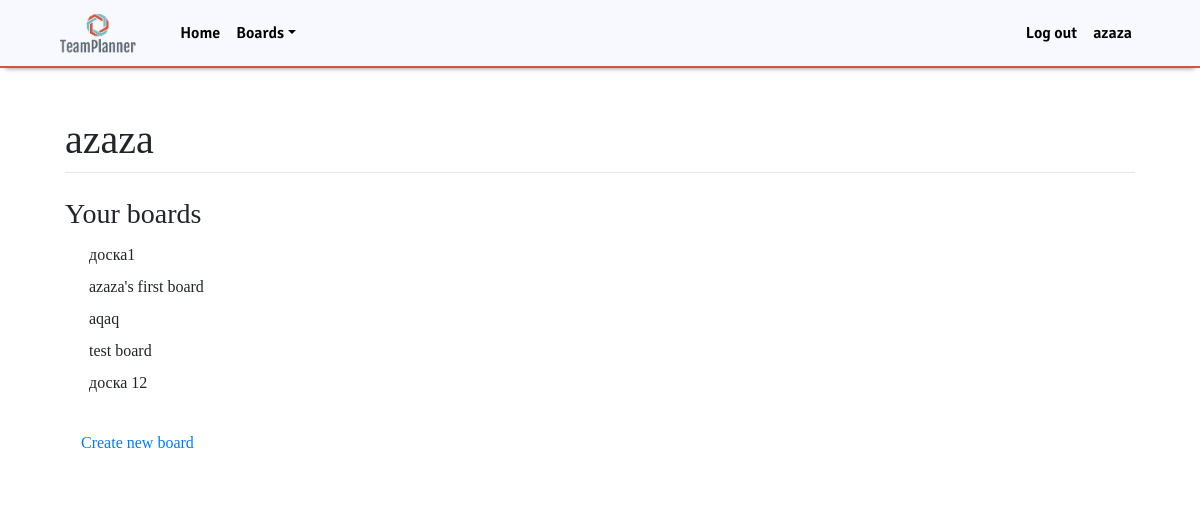
Screenshot of / (signed in) with the database file from the repository.
### mysite/apps/boards/models.py (models this page shows, shortened)
class Board(models.Model):
    user = models.ForeignKey(User, on_delete=models.CASCADE, related_name="board", null=True)
    board_title = models.CharField('Name of title', max_length=200)
    pub_date = models.DateTimeField("Date of publication")
    class Meta:
        verbose_name = 'Доска'
        verbose_name_plural = 'Доски'

### mysite/apps/account_pages/views.py (the view)
# urls.py: path('', views.main, name='account_pages'),
def main(request):
    board_list = Board.objects.order_by('pub_date')
    column_list = Column.objects.all()
    return render(request, 'account_pages/home.html', {'board_list': board_list, 'column_list': column_list})

### mysite/templates/account_pages/home.html (shortened to what this page needs)
{% extends 'account_pages/base.html' %}
{% block content %}
    {% if user.is_authenticated %}
        <h3>Your boards</h3>
        {% for board in user.board.all %}
            <a class="dropdown-item" href="boards/{{board.id}}">{{board.board_title}}</a>
        {% endfor %}
        <br>
        <a class="nav-link" href="/create_board">Create new board</a>
        {% else %}
            <h3>Welcome to the TeamPlanner!</h3>
    {% endif %}
{% endblock %}

### mysite/templates/account_pages/base.html (shortened to what this page needs)
<!DOCTYPE html>
<html lang="en">
	<head>
		<link rel="stylesheet" href="https://stackpath.bootstrapcdn.com/bootstrap/4.3.1/css/bootstrap.min.css">
		{% load static %}
		<link rel="stylesheet" type="text/css" href="{% static 'css/main.css' %}">
	</head>
	<body>
		<header>
			<nav class="navbar navbar-expand-sm" id="menuheader">
				<a class="navbar-brand" href="#">
					<img src="{% static 'img/logo.png' %}" alt="Logo" class="logo">
				</a>
				<div class="collapse navbar-collapse" id="navbarNav">
					<ul class="navbar-nav mr-auto">
						<li class="nav-item">
							<a class="nav-link" href="/">Home</a>
						</li>
						{% if user.is_authenticated %}
							<li class="nav-item dropdown">
							<a class="nav-link dropdown-toggle" href="#" id="navbarDropBoards" data-toggle="dropdown">Boards</a>
						</li>
						{% endif %}
					</ul>
					<ul class="navbar-nav">
						{% if user.is_authenticated %}
								<li class="nav-item">
									<a class="nav-link" href="/logout">Log out</a>
								</li>
								<li class="nav-item">
									<a class="nav-link" href="/">{{user.username}}</a>
								</li>
						{% endif %}
					</ul>
				</div>
			</nav>
		</header>
		<div class="container">
			<div id="content" name="content" class="main">
				{% if user.is_authenticated %}
					<h1 class="mt-2">{{user.username}}</h1>
					<hr class="mt-0 mb-4">
				{% endif %}
				{% block content %}{% endblock %}
			</div>
		</div>
	</body>
</html>

### mysite/static/css/main.css (style rules this page uses)
body { background-size: cover; background: url('../img/back.jpg') no-repeat fixed; font-family: Fira Sans; }
.logo { height: 40px; margin-right: 20px }
header { margin-bottom: 20px; }
#content { background: white; border-radius: 5px; padding: 20px; }
#menuheader { font-family: Signika; padding-left: 60px; padding-right: 60px; border-bottom: 2px solid #D15641; box-shadow: 0 5px 5px -5px rgba(0, 0, 0, .5); opacity: 0.9; background: ghostwhite; }
#menuheader .nav-link { color: black }

### rows the page displays
Board: board_title "доска1"
Board: board_title "azaza's first board"
Board: board_title "aqaq"
Board: board_title "test board"
Board: board_title "доска 12"

### other values shown
{{ user.username }} "azaza"
